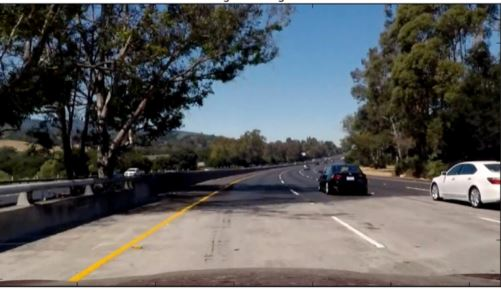
#> input picture lesson14-advanced-lane-finding/bridge_shadow.jpg, 501 x 289 px
$ python 29_hls.py
#> lines starting #> are read from the running program, lines starting #| are printed output that depends on the picture; after the words box and inside, x2 and y2 are one past the last pixel; in counts of white or black regions, pixels touching at a corner belong together
import matplotlib.pyplot as plt
import matplotlib.image as mpimg
import numpy as np
import cv2


# Define a function that thresholds the S-channel of HLS
# Use exclusive lower bound (>) and inclusive upper (<=)
def hls_select(img, thresh=(0, 255)):
    # Convert to HLS
    hls = cv2.cvtColor(img, cv2.COLOR_RGB2HLS)

    # Pull out the Saturation Channel
    s_channel = hls[:,:,2]

    # Mask off a threshold on th Saturation
    output = np.zeros_like(s_channel)
    output[(s_channel > thresh[0]) & (s_channel <= thresh[1])] = 1

    return output


# Read in an image, you can also try test1.jpg or test4.jpg
image = mpimg.imread('bridge_shadow.jpg')
#> image is the input picture: shape (289, 501, 3); mean R, G, B 91.4, 92.1, 92.2

hls_binary = hls_select(image, thresh=(90, 255))
#> in hls_select, `hls = cv2.cvtColor(img, cv2.COLOR_RGB2HLS)`: hls: shape (289, 501, 3); mean of channels 0, 1, 2 56.8, 91.9, 71.5
#> in hls_select, `s_channel = hls[:,:,2]`:
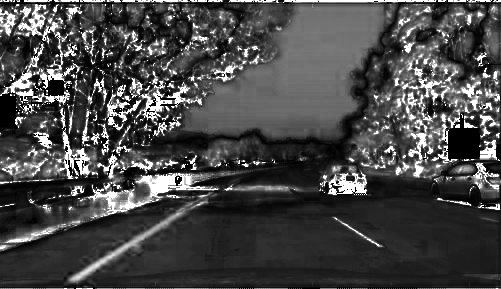
#> s_channel: shape (289, 501); min 0, max 255, mean 71.5
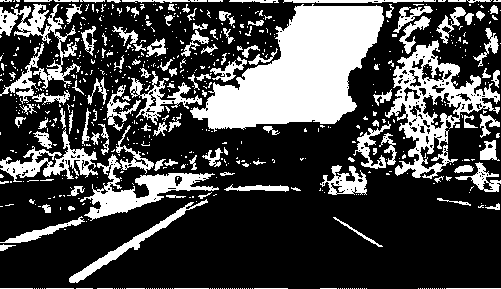
#> hls_binary: shape (289, 501); values 0 (black) and 1 (white), 28.3% white; 674 white regions (549 under 20 px), largest, box (x1, y1, x2, y2) and area: (190, 4, 384, 132) 13287, (385, 40, 500, 179) 5020, (80, 154, 219, 221) 2582

# Plot the result
f, (ax1, ax2) = plt.subplots(1, 2, figsize=(24, 9))
f.tight_layout()
ax1.imshow(image)
ax1.set_title('Original Image', fontsize=50)
ax2.imshow(hls_binary, cmap='gray')
ax2.set_title('Thresholded S', fontsize=50)
plt.subplots_adjust(left=0., right=1, top=0.9, bottom=0.)
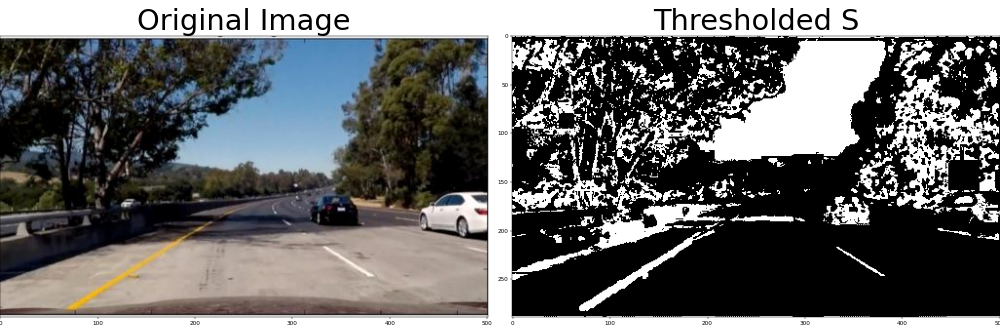
#> figure drawn by matplotlib, 2 panels

$ run again, with lesson14-advanced-lane-finding/calibration_test.png saved as lesson14-advanced-lane-finding/bridge_shadow.jpg
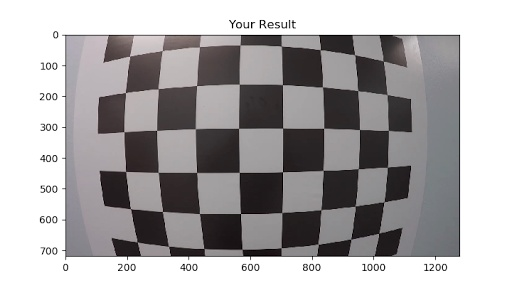
#> input picture lesson14-advanced-lane-finding/calibration_test.png, 512 x 288 px
#> image is the input picture: shape (288, 512, 3); mean R, G, B 169.9, 167.5, 168.6
#> hls: shape (288, 512, 3); mean of channels 0, 1, 2 78.7, 168.9, 7.8
#> `hls_binary = hls_select(image, thresh=(90, 255))`:
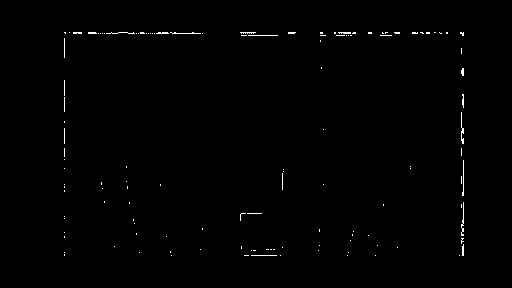
#> hls_binary: shape (288, 512); values 0 (black) and 1 (white), 0.57% white in thin lines or dots, all inside (x1, y1, x2, y2) = (64, 32, 464, 256)
#> `plt.subplots_adjust(left=0., right=1, top=0.9, bottom=0.)`:
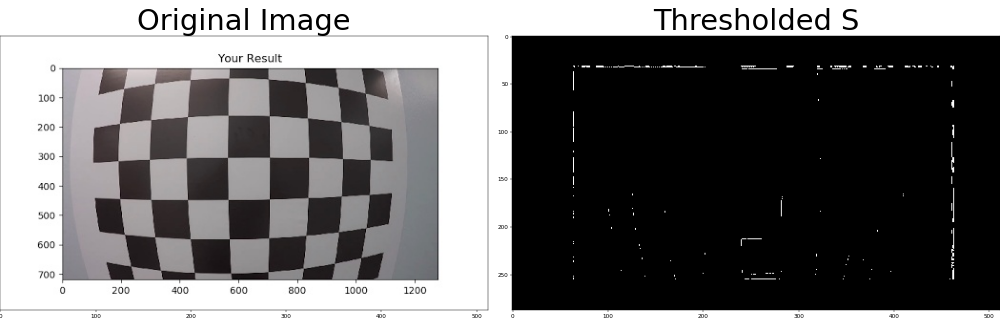
#> figure drawn by matplotlib, 2 panels

$ run again, with lesson14-advanced-lane-finding/signs_vehicles_xygrad.png saved as lesson14-advanced-lane-finding/bridge_shadow.jpg
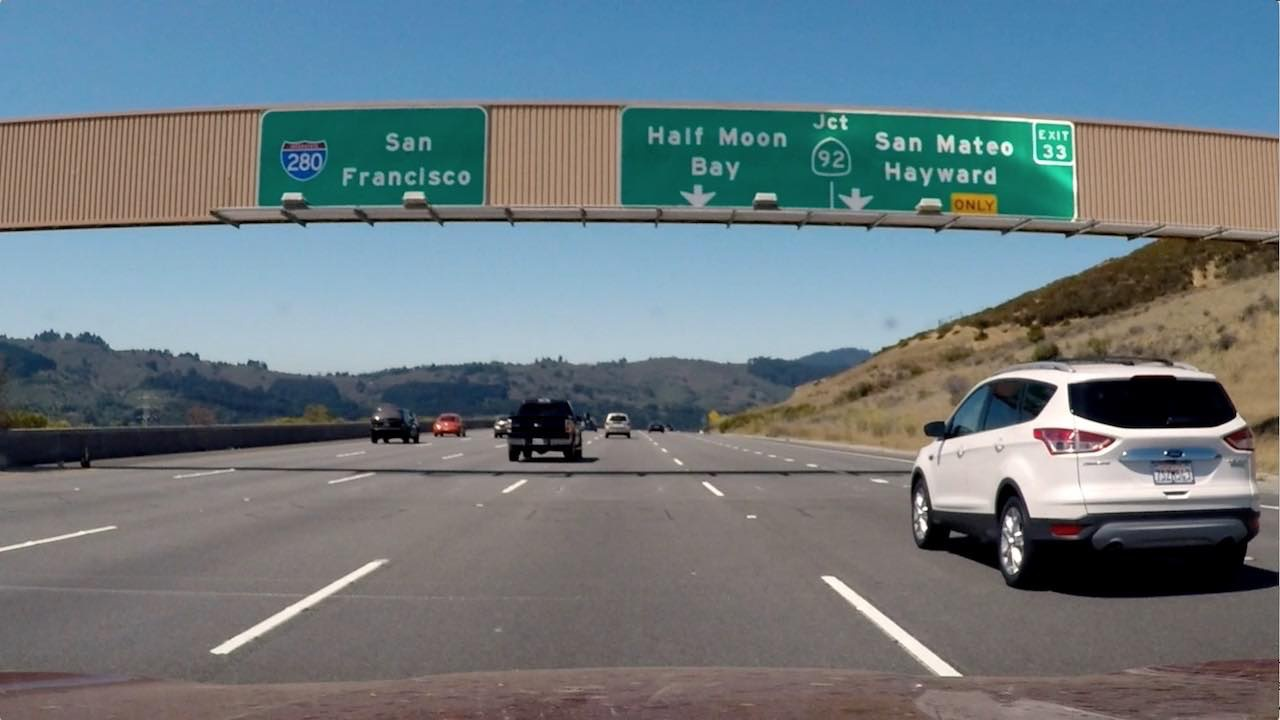
#> input picture lesson14-advanced-lane-finding/signs_vehicles_xygrad.png, 1280 x 720 px
#> image is the input picture: shape (720, 1280, 3); mean R, G, B 109.2, 121.6, 127.4
#> hls: shape (720, 1280, 3); mean of channels 0, 1, 2 60.6, 118.8, 64.4
#> `hls_binary = hls_select(image, thresh=(90, 255))`:
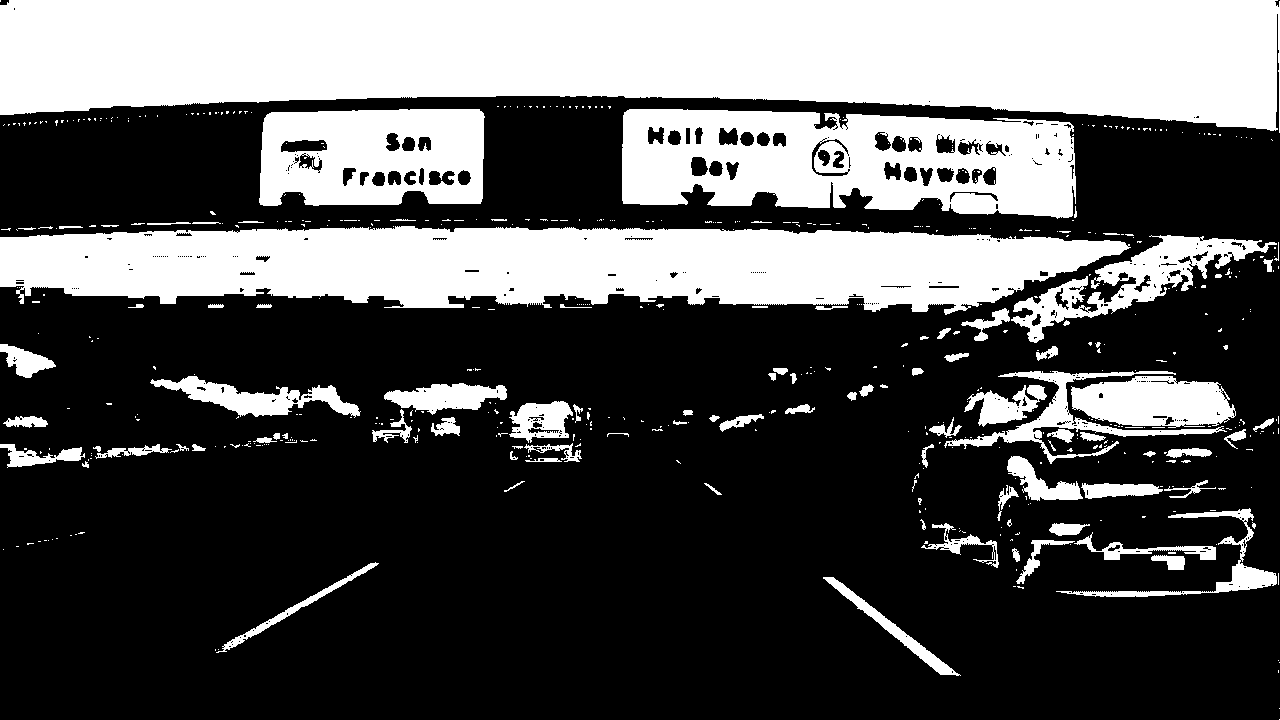
#> hls_binary: shape (720, 1280); values 0 (black) and 1 (white), 33.6% white; 560 white regions (462 under 20 px), largest, box (x1, y1, x2, y2) and area: (0, 0, 1280, 133) 134804, (0, 226, 1131, 315) 72773, (622, 109, 1076, 219) 36091
#> `plt.subplots_adjust(left=0., right=1, top=0.9, bottom=0.)`:
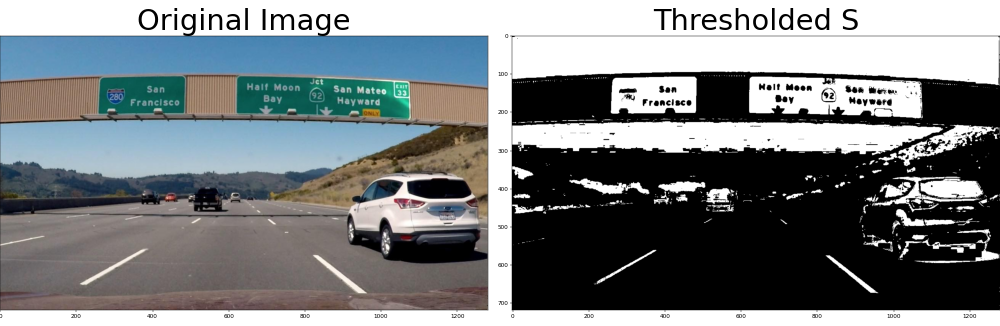
#> figure drawn by matplotlib, 2 panels
